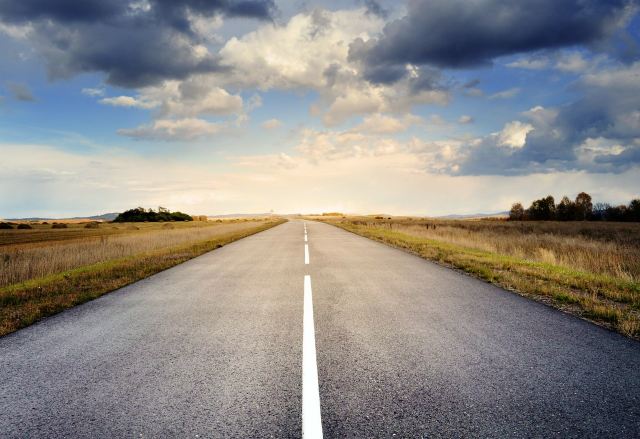
#> input picture data/src/road.jpg, 1280 x 878 px, found by its file name (shown at 1/2 size)
$ jupyter execute --allow-errors line_circle_rectangle.ipynb
#> lines starting #> are read from the running program, lines starting #| are printed output that depends on the picture; after the words box and inside, x2 and y2 are one past the last pixel; in counts of white or black regions, pixels touching at a corner belong together
[cell 1]
import cv2
import numpy as np

[cell 2]
img = cv2.imread("data/src/road.jpg")
#> img is the input picture: shape (878, 1280, 3); mean B, G, R 134.8, 138, 141
img_g = cv2.imread("data/src/road.jpg",0)
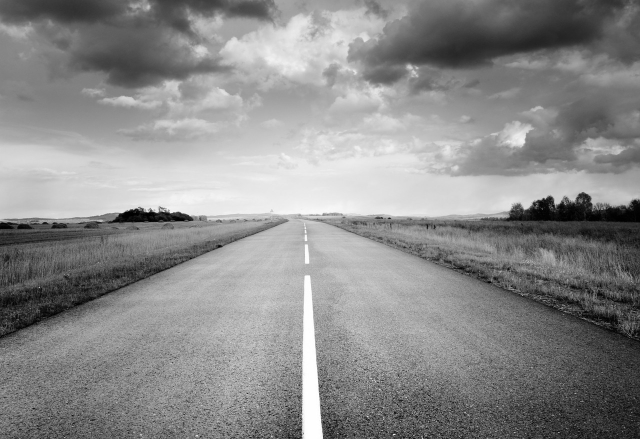
#> img_g: shape (878, 1280) (shown at 1/2 size); min 0, max 255, mean 138.5
cv2.imshow("img", img)
cv2.waitKey(0)
cv2.destroyAllWindows()

[cell 3]
img_canny = cv2.Canny(img_g, 300, 450)
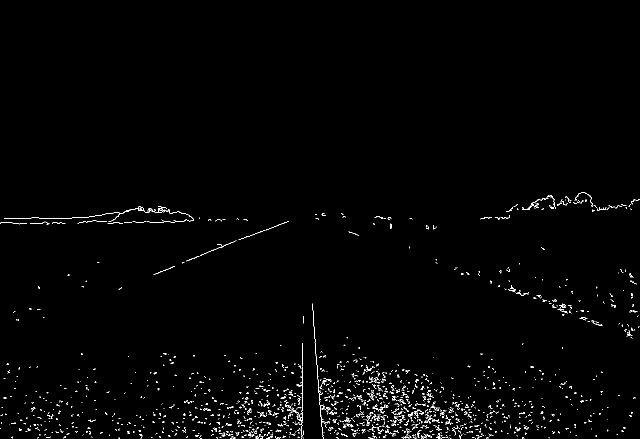
#> img_canny: shape (878, 1280) (shown at 1/2 size); 1.1% white in thin lines or dots, all inside (x1, y1, x2, y2) = (0, 384, 1280, 878)
cv2.imshow("img", img_canny)
cv2.waitKey(0)
cv2.destroyAllWindows()

[cell 4]
lines = cv2.HoughLines(img_canny, 1, np.pi/100, 100) # 100 times show up
#> lines = 20 rows, first 8: [875, 1.57], [453, 1.54], [604, 0], [793, 1.6], [829, 1.57], [847, 1.54], [826, 1.57], [622, 1.19]
# theta width

[cell 5]
lines # (rho, theta)
#> Out has the same summary as lines

[cell 6]
for i in lines[:]:
    rho = i[0][0]
    theta = i[0][1]
    a = np.cos(theta)
    b = np.sin(theta)
    x0 = rho * a
    y0 = rho * b
    x1 = int(x0 + 1000 * (-b)) # starting point
    y1 = int(y0 + 1000 * (a))
    x2 = int(x0 + 1000 * (-b)) # ending point
    y2 = int(y0 + 1000 * (a))
    cv2.line(img, (x1, y1), (x2, y2), (255, 0, 0), 1)
#> this loop made 20 passes
#> (rho, theta, a, b, x0, y0, x1, y1) on passes 1 to 12: (875, 1.57, -4.37e-08, 1, -3.82e-05, 875, -1000, 874), (453, 1.54, 0.0314, 1, 14.23, 452.8, -985, 484), (604, 0, 1, 0, 604, 0, 604, 1000), (793, 1.6, -0.0314, 1, -24.91, 792.6, -1024, 761), (829, 1.57, -4.37e-08, 1, -3.62e-05, 829, -1000, 828), (847, 1.54, 0.0314, 1, 26.6, 846.6, -972, 877), (826, 1.57, -4.37e-08, 1, -3.61e-05, 826, -1000, 825), (622, 1.19, 0.368, 0.93, 229, 578.3, -700, 946), (444, 1.57, -4.37e-08, 1, -1.94e-05, 444, -1000, 443), (846, 1.6, -0.0314, 1, -26.57, 845.6, -1026, 814), (776, 1.63, -0.0628, 0.998, -48.73, 774.5, -1046, 711), (876, 1.51, 0.0628, 0.998, 55, 874.3, -943, 937)
cv2.imshow("img", img)
cv2.waitKey(0)
cv2.destroyAllWindows()

[cell 7]
# detect circle
img2 = cv2.imread("data/src/grapes.jpg")
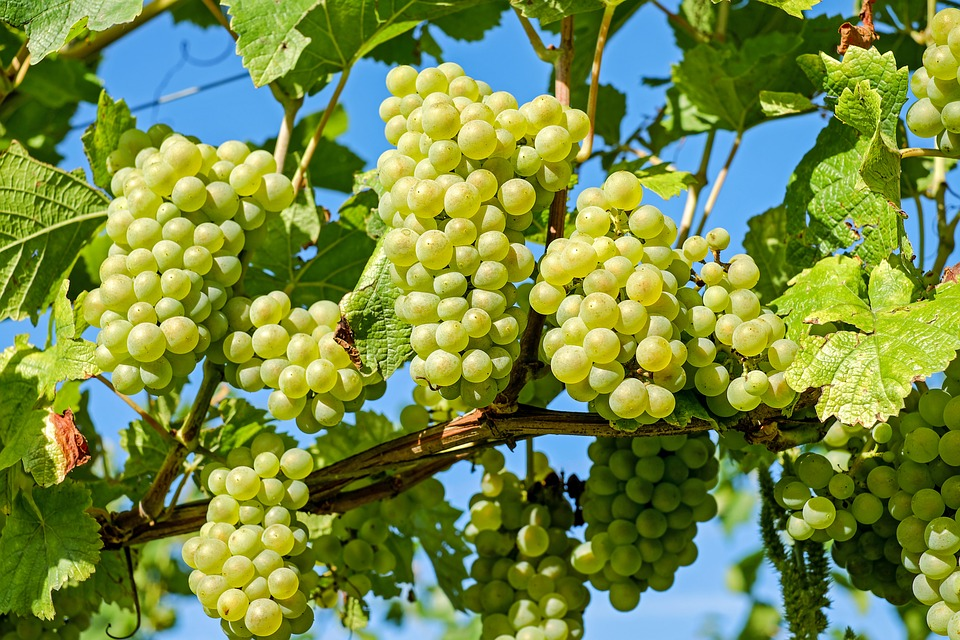
#> input picture data/src/grapes.jpg, 960 x 640 px, found by its file name
#> img2 is the input picture: shape (640, 960, 3); mean B, G, R 69.5, 139.6, 117.9
img2_g = cv2.imread("data/src/grapes.jpg",0)
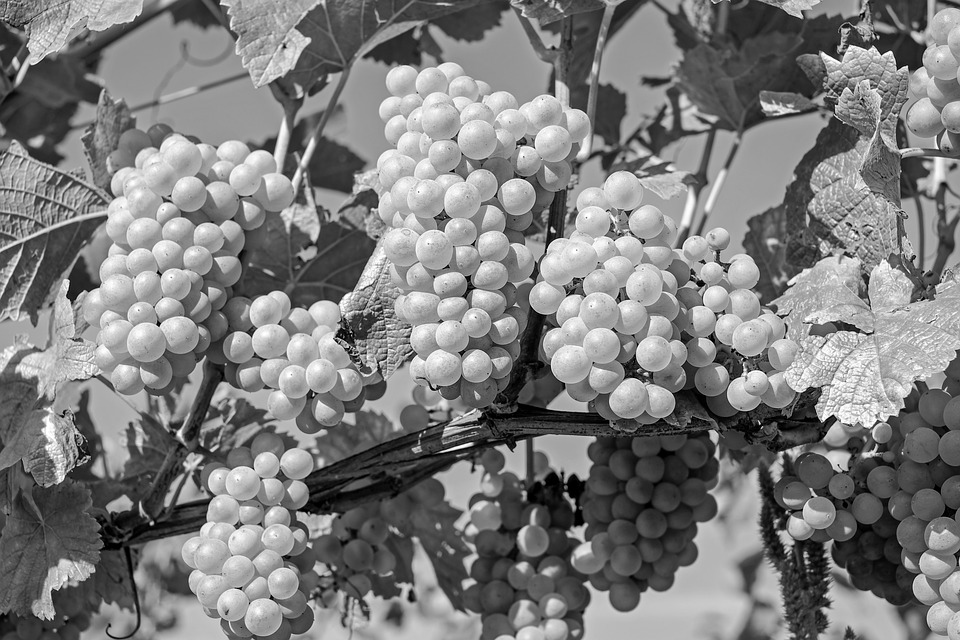
#> img2_g: shape (640, 960); min 0, max 255, mean 125
cv2.imshow("img", img2)
cv2.waitKey(0)
cv2.destroyAllWindows()

#> (a cell that did not finish here is left out)

[cell 9]
circles = cv2.HoughCircles(img2_g, cv2.HOUGH_GRADIENT, dp = 1, minDist=1, param1 = 20, param2 = 35, minRadius = 1, maxRadius = 30)
#> circles = 103 rows, first 8: [516.5, 196.5, 18.3], [256.5, 40.5, 21.7], [628.5, 397.5, 20.5], [462.5, 199.5, 18.2], [743.5, 393.5, 17.2], [532.5, 540.5, 16.1], [343.5, 386.5, 26], [324.5, 319.5, 19.4]

[cell 10]
for i in circles[0]:
    cv2.circle(img2, (i[0], i[1]), i[2], (255, 0, 0), 1)
#> this loop made 103 passes
#> i on passes 1 to 12: [516.5, 196.5, 18.3], [256.5, 40.5, 21.7], [628.5, 397.5, 20.5], [462.5, 199.5, 18.2], [743.5, 393.5, 17.2], [532.5, 540.5, 16.1], [343.5, 386.5, 26], [324.5, 319.5, 19.4], [622.5, 189.5, 19.4], [282.5, 583.5, 16], [872.5, 293.5, 21.7], [553.5, 143.5, 18.3]
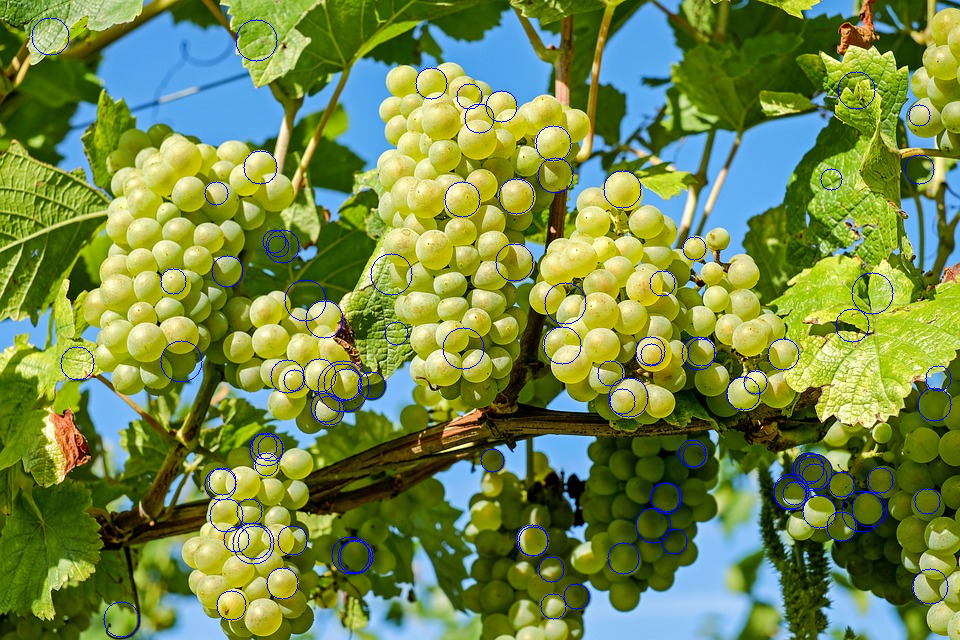
#> img2: shape (640, 960, 3); 1.42% of pixels changed, all inside (x1, y1, x2, y2) = (31, 17, 952, 638)
cv2.imshow("img",img2)
cv2.waitKey(0)
cv2.destroyAllWindows()

[cell 11]
# 'NoneType' object is not subscriptable is the one thrown by python
# when you use the square bracket notation object[key] where an object
# doesn't define the __getitem__ method . This is a design principle
# for all mutable data structures in Python.

[cell 12]
circles
#> Out has the same summary as circles

[cell 13]
# detect rectangle
image = cv2.imread('data/src/rec.jpg')
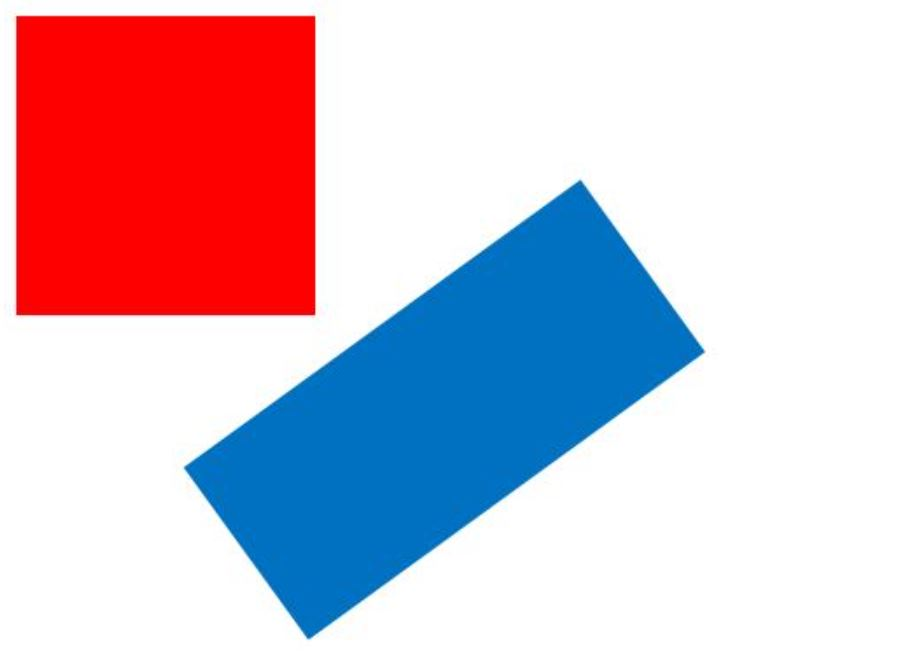
#> input picture data/src/rec.JPG, 899 x 669 px, found by its file name
#> image is the input picture: shape (669, 899, 3); mean B, G, R 206, 192.3, 210.3
gray = cv2.cvtColor(image, cv2.COLOR_BGR2GRAY)
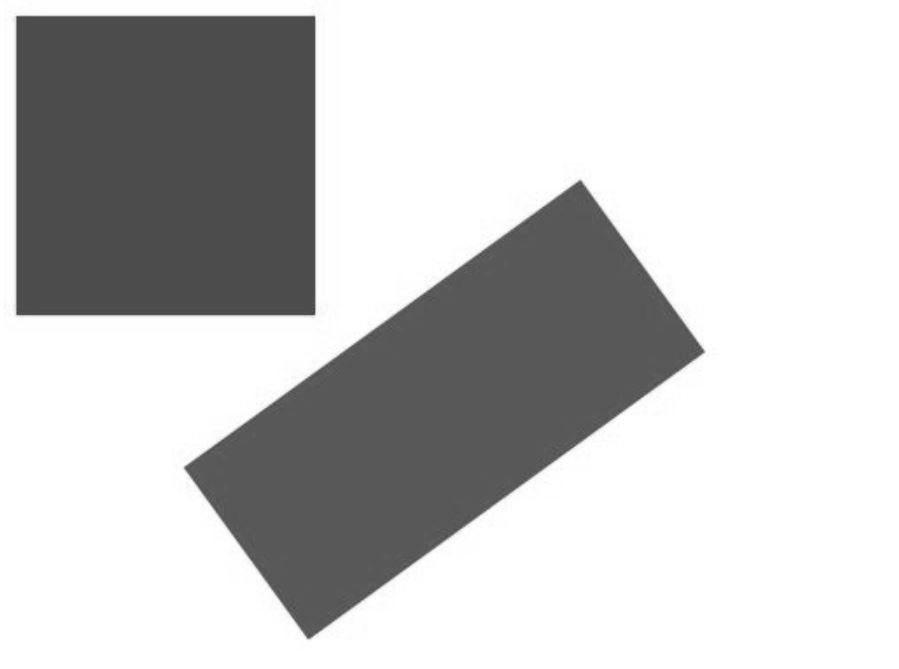
#> gray: shape (669, 899); min 64, max 255, mean 199.2
canny = cv2.Canny(gray, 130, 255, 1)
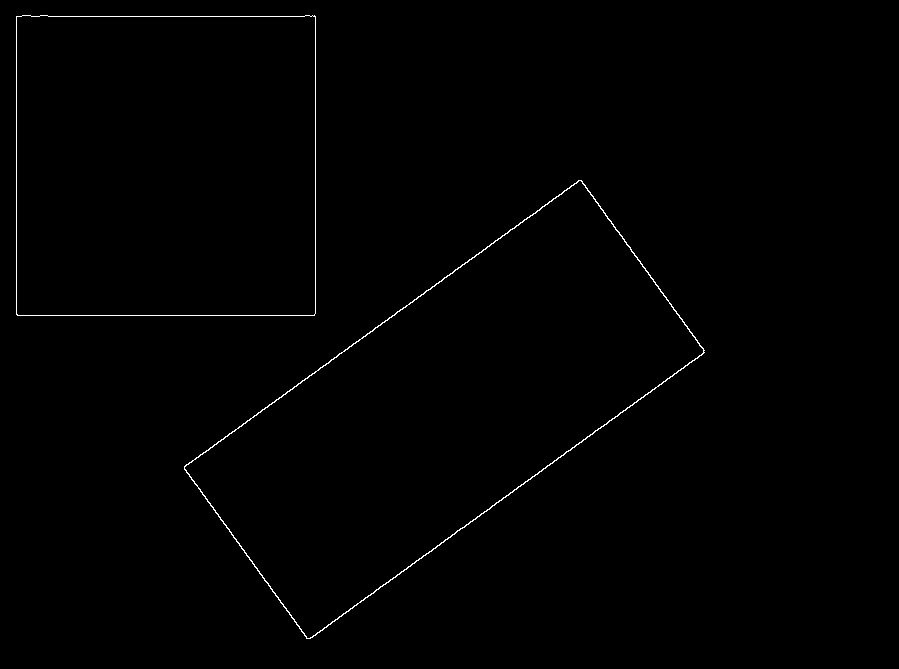
#> canny: shape (669, 899); 0.52% white in thin lines or dots, all inside (x1, y1, x2, y2) = (16, 15, 705, 639)

cnts = cv2.findContours(canny, cv2.RETR_TREE, cv2.CHAIN_APPROX_SIMPLE)
#> cnts = 4 contours; box (x1, y1, x2, y2) and area: (184, 180, 705, 639) 104622, (184, 180, 704, 639) 103814, (16, 15, 316, 316) 89423, (16, 15, 316, 316) 89419
cnts = cnts[0] if len(cnts) == 2 else cnts[1]

for c in cnts:
    cv2.drawContours(image,[c], 0, (0,255,0), 3)
#> this loop made 4 passes
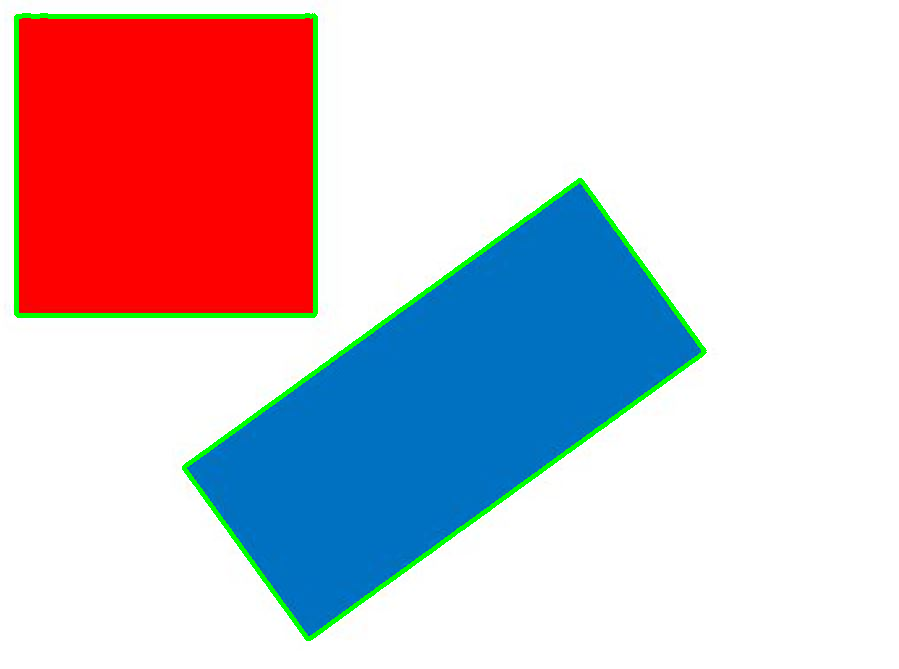
#> image: shape (669, 899, 3); 2.07% of pixels changed, all inside (x1, y1, x2, y2) = (14, 13, 707, 641)

cv2.imshow("result", image)
cv2.waitKey(0)
#> Out = 27
